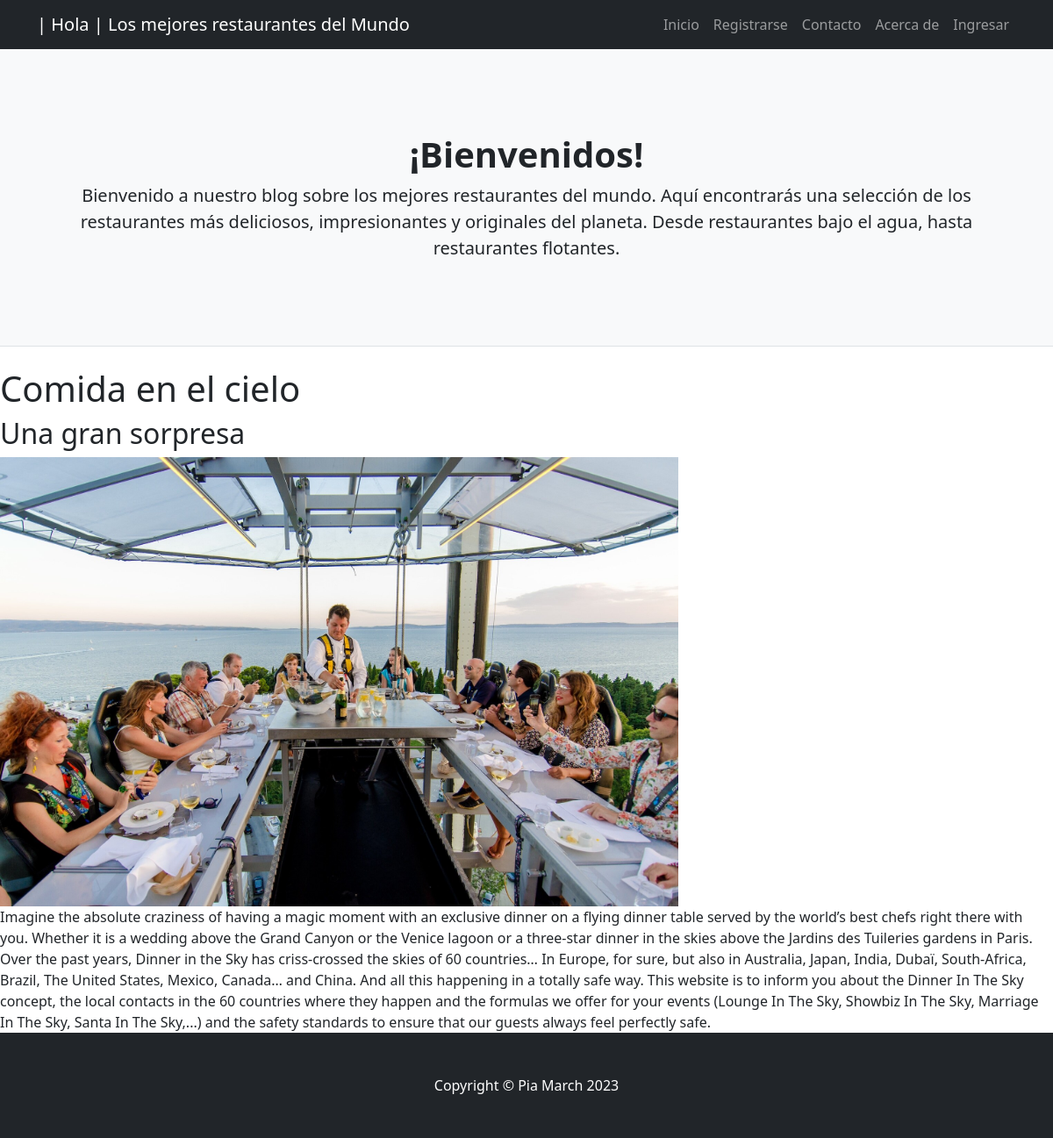
The page /final_app/3/detalle/ on the database its author committed.
### final_app/models.py (models this page shows)
class Post(models.Model):
    titulo = models.CharField(max_length=100)
    sub_titulo = models.CharField(max_length=100)
    texto = models.TextField(max_length=3000)
    publicado_el = models.DateField(auto_now_add=True)
    imagen = models.ImageField(upload_to="posteos", null="True", blank=True)

### final_app/views.py (the view)
# urls.py: path('final_app/<int:pk>/detalle/', PostDetalle.as_view(), name="final_app_detalle"),
class PostDetalle(DetailView):
    model = Post

### final_app/templates/final_app/post_detail.html (shortened to what this page needs)
{% extends 'final_app/base.html' %}
{% block contenido %}
    <h1>{{object.titulo}}</h1>
    <h2>{{object.sub_titulo}}</h2>
    <div>
        <img height="512" src="{{object.imagen.url}}">
    </div>
    <div>
        {{object.texto}}
    </div>
{% endblock %}

### rows shown on the page
Post: titulo "Comida en el cielo", sub_titulo "Una gran sorpresa", imagen (picture), texto "Imagine the absolute craziness of having a magic moment with an exclusive dinner on a flying dinner table served by the world’s best chefs right there with you. Whether it is a wedding above the Grand Canyon or the Venice lagoon or a three-star dinner in the skies above the Jardins des Tuileries gardens in Paris. Over the past years, Dinner in the Sky has criss-crossed the skies of 60 countries… In Europe, for sure, but also in Australia, Japan, India, Dubaï, South-Africa, Brazil, The United States, Mexico, Canada… and China. And all this happening in a totally safe way. This website is to inform you about the Dinner In The Sky concept, the local contacts in the 60 countries where they…"
